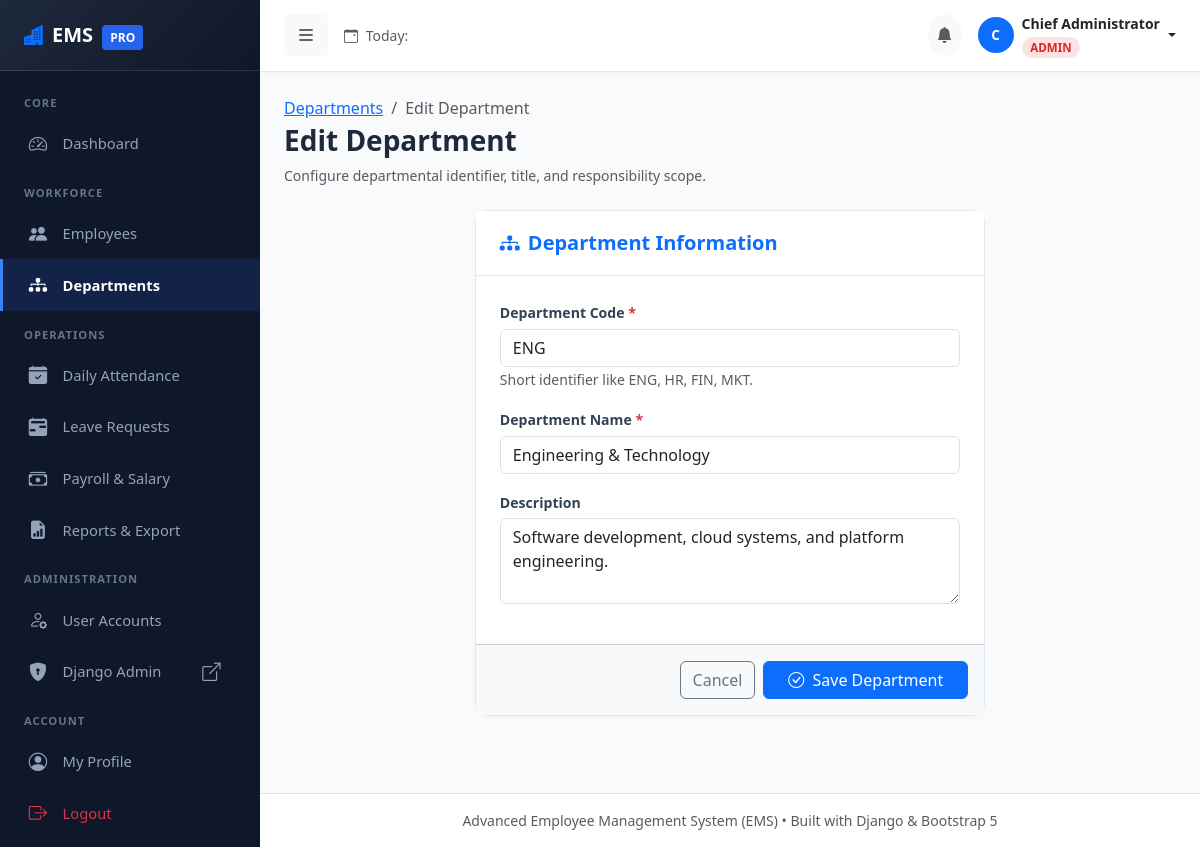
Page /departments/1/edit/ (signed in) on the committed database.
### departments/models.py (models this page shows, shortened)
class Department(models.Model):
    department_code = models.CharField(max_length=20, unique=True, verbose_name="Department Code")
    name = models.CharField(max_length=100, unique=True, verbose_name="Department Name")
    description = models.TextField(blank=True, verbose_name="Description")
    created_at = models.DateTimeField(auto_now_add=True)
    updated_at = models.DateTimeField(auto_now=True)
    class Meta:
        ordering = ['name']

### departments/views.py (the view)
# urls.py: path('<int:pk>/edit/', views.department_edit_view, name='department_edit'),
@login_required
@hr_or_admin_required
def department_edit_view(request, pk):
    dept = get_object_or_404(Department, pk=pk)
    if request.method == 'POST':
        form = DepartmentForm(request.POST, instance=dept)
        if form.is_valid():
            dept = form.save()
            log_action(request, "Department Updated", f"Updated department {dept.name}")
            messages.success(request, f"Department '{dept.name}' updated successfully!")
            return redirect('department_list')
    else:
        form = DepartmentForm(instance=dept)
    return render(request, 'department_add.html', {'form': form, 'dept': dept, 'action_title': 'Edit Department'})

### departments/forms.py
class DepartmentForm(forms.ModelForm):
    class Meta:
        model = Department
        fields = ['department_code', 'name', 'description']
        widgets = {
            'department_code': forms.TextInput(attrs={'class': 'form-control', 'placeholder': 'e.g. IT, HR, FIN'}),
            'name': forms.TextInput(attrs={'class': 'form-control', 'placeholder': 'e.g. Information Technology'}),
            'description': forms.Textarea(attrs={'class': 'form-control', 'rows': 3, 'placeholder': 'Brief description of the department...'}),
        }

### templates/department_add.html (shortened to what this page needs)
{% extends 'base.html' %}
{% block content %}
<div class="mb-4">
    <nav aria-label="breadcrumb">
        <ol class="breadcrumb mb-1">
            <li class="breadcrumb-item"><a href="{% url 'department_list' %}">Departments</a></li>
            <li class="breadcrumb-item active" aria-current="page">{{ action_title }}</li>
        </ol>
    </nav>
    <h3 class="fw-bold">{{ action_title }}</h3>
    <p class="text-muted small">Configure departmental identifier, title, and responsibility scope.</p>
</div>
<div class="row justify-content-center">
    <div class="col-lg-7">
        <div class="card form-card">
            <div class="card-header bg-white">
                <h5 class="mb-0 fw-bold text-primary"><i class="bi bi-diagram-3-fill me-2"></i>Department Information</h5>
            </div>
            <form method="POST">
                <div class="card-body p-4">
                    <div class="mb-3">
                        <label class="form-label" for="id_department_code">Department Code <span class="text-danger">*</span></label>
                        {{ form.department_code }}
                        <small class="text-muted">Short identifier like ENG, HR, FIN, MKT.</small>
                    </div>
                    <div class="mb-3">
                        <label class="form-label" for="id_name">Department Name <span class="text-danger">*</span></label>
                        {{ form.name }}
                    </div>
                    <div class="mb-3">
                        <label class="form-label" for="id_description">Description</label>
                        {{ form.description }}
                    </div>
                </div>
                <div class="card-footer bg-light p-3 d-flex justify-content-end gap-2">
                    <a href="{% url 'department_list' %}" class="btn btn-outline-secondary">Cancel</a>
                    <button type="submit" class="btn btn-primary px-4"><i class="bi bi-check-circle me-1"></i> Save Department</button>
                </div>
            </form>
        </div>
    </div>
</div>
{% endblock %}

### templates/base.html (shortened to what this page needs)
<!DOCTYPE html>
<html lang="en">
<head>
    <link href="https://cdn.jsdelivr.net/npm/bootstrap@5.3.3/dist/css/bootstrap.min.css" rel="stylesheet">
    <link rel="stylesheet" href="https://cdn.jsdelivr.net/npm/bootstrap-icons@1.11.3/font/bootstrap-icons.min.css">
    {% load static %}
    <link rel="stylesheet" href="{% static 'css/style.css' %}">
</head>
<body>
    {% if user.is_authenticated %}
    <div class="d-flex" id="wrapper">
        <div id="sidebar-wrapper">
            <div class="sidebar-heading d-flex align-items-center justify-content-between">
                <div>
                    <i class="bi bi-buildings-fill text-primary me-2"></i>EMS <span class="brand-badge ms-1">PRO</span>
                </div>
            </div>
            <div class="py-2">
                <div class="sidebar-category">Core</div>
                <a href="{% url 'dashboard' %}" class="sidebar-nav-item {% if request.resolver_match.url_name == 'dashboard' %}active{% endif %}">
                    <i class="bi bi-speedometer2"></i> Dashboard
                </a>
                {% if is_admin_user or is_hr_user %}
                <div class="sidebar-category">Workforce</div>
                <a href="{% url 'employee_list' %}" class="sidebar-nav-item {% if 'employees' in request.path and request.resolver_match.url_name != 'employee_self_edit' %}active{% endif %}">
                    <i class="bi bi-people-fill"></i> Employees
                </a>
                <a href="{% url 'department_list' %}" class="sidebar-nav-item {% if 'departments' in request.path %}active{% endif %}">
                    <i class="bi bi-diagram-3-fill"></i> Departments
                </a>
                {% endif %}
                <div class="sidebar-category">Operations</div>
                {% if is_admin_user or is_hr_user %}
                <a href="{% url 'attendance_list' %}" class="sidebar-nav-item {% if request.resolver_match.url_name == 'attendance_list' %}active{% endif %}">
                    <i class="bi bi-calendar-check-fill"></i> Daily Attendance
                </a>
                <a href="{% url 'leave_list' %}" class="sidebar-nav-item {% if request.resolver_match.url_name == 'leave_list' or request.resolver_match.url_name == 'leave_review' %}active{% endif %}">
                    <i class="bi bi-calendar2-range-fill"></i> Leave Requests
                </a>
                <a href="{% url 'salary_list' %}" class="sidebar-nav-item {% if request.resolver_match.url_name == 'salary_list' or request.resolver_match.url_name == 'salary_add' %}active{% endif %}">
                    <i class="bi bi-cash-stack"></i> Payroll & Salary
                </a>
                <a href="{% url 'reports' %}" class="sidebar-nav-item {% if 'reports' in request.path %}active{% endif %}">
                    <i class="bi bi-file-earmark-bar-graph-fill"></i> Reports & Export
                </a>
                {% endif %}
                {% if is_admin_user %}
                <div class="sidebar-category">Administration</div>
                <a href="{% url 'user_list' %}" class="sidebar-nav-item {% if request.resolver_match.url_name == 'user_list' or request.resolver_match.url_name == 'user_edit' %}active{% endif %}">
                    <i class="bi bi-person-gear"></i> User Accounts
                </a>
                <a href="/admin/" target="_blank" class="sidebar-nav-item">
                    <i class="bi bi-shield-lock-fill"></i> Django Admin <i class="bi bi-box-arrow-up-right ms-auto small"></i>
                </a>
                {% endif %}
                <div class="sidebar-category">Account</div>
                <a href="{% url 'profile' %}" class="sidebar-nav-item {% if request.resolver_match.url_name == 'profile' %}active{% endif %}">
                    <i class="bi bi-person-circle"></i> My Profile
                </a>
                <a href="{% url 'logout' %}" class="sidebar-nav-item text-danger">
                    <i class="bi bi-box-arrow-right"></i> Logout
                </a>
            </div>
        </div>
        <div id="page-content-wrapper">
            <nav class="navbar navbar-expand-lg top-navbar">
                <div class="container-fluid px-0">
                    <button class="btn btn-light border-0 me-3" id="sidebarToggle" type="button">
                        <i class="bi bi-list fs-5"></i>
                    </button>
                    <div class="d-none d-md-flex align-items-center">
                        <span class="text-muted small">
                            <i class="bi bi-calendar-event me-1"></i> Today: {{ today|date:"l, d F Y" }}
                        </span>
                    </div>
                    <div class="ms-auto d-flex align-items-center gap-3">
                        <div class="dropdown">
                            <a class="btn btn-light position-relative rounded-circle p-2" href="#" role="button" data-bs-toggle="dropdown" aria-expanded="false">
                                <i class="bi bi-bell-fill text-muted"></i>
                            </a>
                        </div>
                        <div class="dropdown">
                            <a class="d-flex align-items-center text-decoration-none dropdown-toggle text-dark" href="#" role="button" data-bs-toggle="dropdown" aria-expanded="false">
                                {% if current_employee and current_employee.photo_url %}
                                <img src="{{ current_employee.photo_url }}" alt="Profile" class="navbar-user-avatar me-2">
                                {% else %}
                                <div class="emp-table-avatar me-2 bg-primary text-white">
                                    {{ user.first_name|default:user.username|slice:":1"|upper }}
                                </div>
                                {% endif %}
                                <div class="d-none d-lg-block text-start me-1">
                                    <div class="fw-bold small">{{ user.first_name|default:user.username }} {{ user.last_name }}</div>
                                    <span class="role-badge role-{{ user_role|lower }}">{{ user_role }}</span>
                                </div>
                            </a>
                        </div>
                    </div>
                </div>
            </nav>
            <main class="container-fluid p-4">
                {% block content %}{% endblock %}
            </main>
            <footer class="mt-auto py-3 bg-white border-top text-center text-muted small">
                <div class="container-fluid">
                    Advanced Employee Management System (EMS) &bull; Built with Django &amp; Bootstrap 5
                </div>
            </footer>
        </div>
    </div>
    {% endif %}
</body>
</html>

### static/css/style.css (style rules this page uses)
:root { --primary: #2563eb; --primary-hover: #1d4ed8; --secondary: #64748b; --dark-sidebar: #0f172a; --sidebar-hover: #1e293b; --sidebar-active: #3b82f6; --sidebar-text: #94a3b8; --sidebar-text-active: #ffffff; --bg-main: #f8fafc; --card-bg: #ffffff; --border-color: #e2e8f0; --text-main: #1e293b; --text-muted: #64748b; }
body { font-family: 'Segoe UI', Roboto, -apple-system, BlinkMacSystemFont, sans-serif; background-color: var(--bg-main); color: var(--text-main); min-height: 100vh; }
#sidebar-wrapper { min-height: 100vh; width: 260px; background-color: var(--dark-sidebar); transition: margin 0.25s ease-out; position: sticky; top: 0; z-index: 1020; }
#sidebar-wrapper .sidebar-heading { padding: 1.25rem 1.5rem; font-size: 1.25rem; font-weight: 700; color: #fff; background: linear-gradient(135deg, #1e293b 0%, #0f172a 100%); border-bottom: 1px solid rgba(255, 255, 255, 0.1); }
.sidebar-heading .brand-badge { background: var(--primary); font-size: 0.75rem; padding: 0.25rem 0.5rem; border-radius: 4px; }
.sidebar-category { font-size: 0.7rem; text-transform: uppercase; letter-spacing: 1px; color: #64748b; padding: 1rem 1.5rem 0.35rem; font-weight: 700; }
.sidebar-nav-item { display: flex; align-items: center; padding: 0.75rem 1.5rem; color: var(--sidebar-text); text-decoration: none; font-weight: 500; font-size: 0.92rem; transition: all 0.2s ease; border-left: 3px solid transparent; }
.sidebar-nav-item.active { color: #fff; background-color: rgba(37, 99, 235, 0.15); border-left-color: var(--sidebar-active); font-weight: 600; }
.sidebar-nav-item i { font-size: 1.15rem; margin-right: 0.85rem; width: 22px; text-align: center; }
#page-content-wrapper { flex: 1; min-width: 0; display: flex; flex-direction: column; }
.top-navbar { background: #ffffff; border-bottom: 1px solid var(--border-color); padding: 0.8rem 1.5rem; box-shadow: 0 1px 3px rgba(0,0,0,0.03); }
.role-badge { font-size: 0.72rem; padding: 0.2rem 0.55rem; border-radius: 20px; font-weight: 600; }
.role-admin { background-color: #fee2e2; color: #dc2626; }
.emp-table-avatar { width: 36px; height: 36px; border-radius: 50%; object-fit: cover; background-color: #e2e8f0; display: inline-flex; align-items: center; justify-content: center; font-weight: 600; color: #475569; font-size: 0.85rem; }
.form-card { background: #ffffff; border-radius: 12px; border: 1px solid var(--border-color); box-shadow: 0 2px 6px rgba(0,0,0,0.03); }
.form-card .card-header { background: #ffffff; border-bottom: 1px solid var(--border-color); padding: 1.25rem 1.5rem; font-weight: 600; }
.form-label { font-weight: 600; font-size: 0.88rem; color: #334155; margin-bottom: 0.35rem; }

### rows in the picture
Department: department_code "ENG", name "Engineering & Technology", description "Software development, cloud systems, and platform engineering."

### other values in the picture
{{ user.first_name|default:user.username|slice:":1"|upper }} "C"
{{ user.first_name|default:user.username }} "Chief"
{{ user.last_name }} "Administrator"
{{ user_role }} "ADMIN"
{{ action_title }} "Edit Department"
